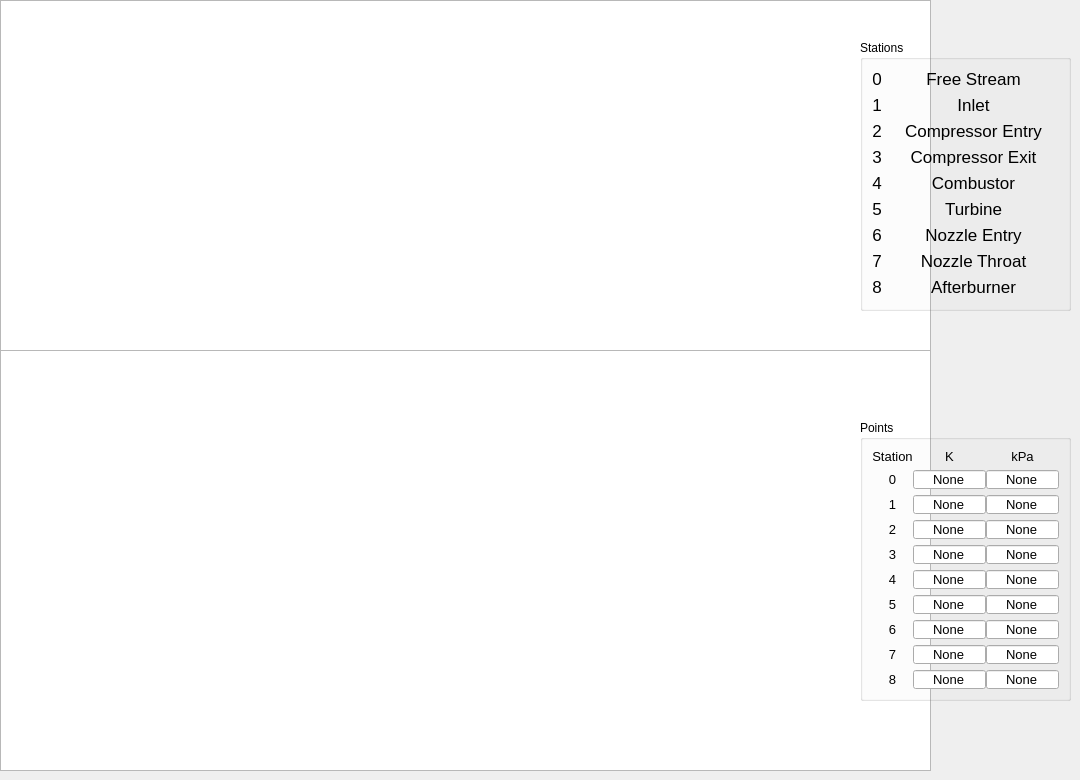
   <widget class="QWidget" name="tab_4">
    <attribute name="title">
     <string>T and P Plots</string>
    </attribute>
    <widget class="QGraphicsView" name="graphicsView">
     <property name="geometry">
      <rect>
       <x>0</x>
       <y>0</y>
       <width>931</width>
       <height>361</height>
      </rect>
     </property>
    </widget>
    <widget class="QGraphicsView" name="graphicsView_2">
     <property name="geometry">
      <rect>
       <x>0</x>
       <y>350</y>
       <width>931</width>
       <height>421</height>
      </rect>
     </property>
    </widget>
    <widget class="QGroupBox" name="groupBox_12">
     <property name="geometry">
      <rect>
       <x>860</x>
       <y>40</y>
       <width>211</width>
       <height>271</height>
      </rect>
     </property>
     <property name="title">
      <string>Stations</string>
     </property>
     <layout class="QFormLayout" name="formLayout">
      <property name="horizontalSpacing">
       <number>6</number>
      </property>
      <item row="0" column="0">
       <widget class="QLabel" name="label_79">
        <property name="font">
         <font>
          <pointsize>13</pointsize>
         </font>
        </property>
        <property name="text">
         <string>0</string>
        </property>
        <property name="alignment">
         <set>Qt::AlignCenter</set>
        </property>
       </widget>
      </item>
      <item row="0" column="1">
       <widget class="QLabel" name="label_80">
        <property name="font">
         <font>
          <pointsize>13</pointsize>
         </font>
        </property>
        <property name="text">
         <string>Free Stream</string>
        </property>
        <property name="alignment">
         <set>Qt::AlignCenter</set>
        </property>
       </widget>
      </item>
      <item row="1" column="0">
       <widget class="QLabel" name="label_7">
        <property name="font">
         <font>
          <pointsize>13</pointsize>
         </font>
        </property>
        <property name="text">
         <string>1</string>
        </property>
        <property name="alignment">
         <set>Qt::AlignCenter</set>
        </property>
       </widget>
      </item>
      <item row="1" column="1">
       <widget class="QLabel" name="label_81">
        <property name="font">
         <font>
          <pointsize>13</pointsize>
         </font>
        </property>
        <property name="text">
         <string>Inlet</string>
        </property>
        <property name="alignment">
         <set>Qt::AlignCenter</set>
        </property>
       </widget>
      </item>
      <item row="2" column="0">
       <widget class="QLabel" name="label_57">
        <property name="font">
         <font>
          <pointsize>13</pointsize>
         </font>
        </property>
        <property name="text">
         <string>2</string>
        </property>
        <property name="alignment">
         <set>Qt::AlignCenter</set>
        </property>
       </widget>
      </item>
      <item row="2" column="1">
       <widget class="QLabel" name="label_48">
        <property name="font">
         <font>
          <pointsize>13</pointsize>
         </font>
        </property>
        <property name="text">
         <string>Compressor Entry</string>
        </property>
        <property name="alignment">
         <set>Qt::AlignCenter</set>
        </property>
       </widget>
      </item>
      <item row="3" column="0">
       <widget class="QLabel" name="label_49">
        <property name="font">
         <font>
          <pointsize>13</pointsize>
         </font>
        </property>
        <property name="text">
         <string>3</string>
        </property>
        <property name="alignment">
         <set>Qt::AlignCenter</set>
        </property>
       </widget>
      </item>
      <item row="3" column="1">
       <widget class="QLabel" name="label_58">
        <property name="font">
         <font>
          <pointsize>13</pointsize>
         </font>
        </property>
        <property name="text">
         <string>Compressor Exit</string>
        </property>
        <property name="alignment">
         <set>Qt::AlignCenter</set>
        </property>
       </widget>
      </item>
      <item row="4" column="0">
       <widget class="QLabel" name="label_51">
        <property name="font">
         <font>
          <pointsize>13</pointsize>
         </font>
        </property>
        <property name="text">
         <string>4</string>
        </property>
        <property name="alignment">
         <set>Qt::AlignCenter</set>
        </property>
       </widget>
      </item>
      <item row="4" column="1">
       <widget class="QLabel" name="label_50">
        <property name="font">
         <font>
          <pointsize>13</pointsize>
         </font>
        </property>
        <property name="text">
         <string>Combustor</string>
        </property>
        <property name="alignment">
         <set>Qt::AlignCenter</set>
        </property>
       </widget>
      </item>
      <item row="5" column="0">
       <widget class="QLabel" name="label_72">
        <property name="font">
         <font>
          <pointsize>13</pointsize>
         </font>
        </property>
        <property name="text">
         <string>5</string>
        </property>
        <property name="alignment">
         <set>Qt::AlignCenter</set>
        </property>
       </widget>
      </item>
      <item row="5" column="1">
       <widget class="QLabel" name="label_71">
        <property name="font">
         <font>
          <pointsize>13</pointsize>
         </font>
        </property>
        <property name="text">
         <string>Turbine</string>
        </property>
        <property name="alignment">
         <set>Qt::AlignCenter</set>
        </property>
       </widget>
      </item>
      <item row="6" column="0">
       <widget class="QLabel" name="label_73">
        <property name="font">
         <font>
          <pointsize>13</pointsize>
         </font>
        </property>
        <property name="text">
         <string>6</string>
        </property>
        <property name="alignment">
         <set>Qt::AlignCenter</set>
        </property>
       </widget>
      </item>
      <item row="6" column="1">
       <widget class="QLabel" name="label_74">
        <property name="font">
         <font>
          <pointsize>13</pointsize>
         </font>
        </property>
        <property name="text">
         <string>Nozzle Entry</string>
        </property>
        <property name="alignment">
         <set>Qt::AlignCenter</set>
        </property>
       </widget>
      </item>
      <item row="7" column="0">
       <widget class="QLabel" name="label_75">
        <property name="font">
         <font>
          <pointsize>13</pointsize>
         </font>
        </property>
        <property name="text">
         <string>7</string>
        </property>
        <property name="alignment">
         <set>Qt::AlignCenter</set>
        </property>
       </widget>
      </item>
      <item row="7" column="1">
       <widget class="QLabel" name="label_76">
        <property name="font">
         <font>
          <pointsize>13</pointsize>
         </font>
        </property>
        <property name="text">
         <string>Nozzle Throat</string>
        </property>
        <property name="alignment">
         <set>Qt::AlignCenter</set>
        </property>
       </widget>
      </item>
      <item row="8" column="0">
       <widget class="QLabel" name="label_77">
        <property name="font">
         <font>
          <pointsize>13</pointsize>
         </font>
        </property>
        <property name="text">
         <string>8</string>
        </property>
        <property name="alignment">
         <set>Qt::AlignCenter</set>
        </property>
       </widget>
      </item>
      <item row="8" column="1">
       <widget class="QLabel" name="label_78">
        <property name="font">
         <font>
          <pointsize>13</pointsize>
         </font>
        </property>
        <property name="text">
         <string>Afterburner</string>
        </property>
        <property name="alignment">
         <set>Qt::AlignCenter</set>
        </property>
       </widget>
      </item>
     </layout>
    </widget>
    <widget class="QGroupBox" name="groupBox_13">
     <property name="geometry">
      <rect>
       <x>860</x>
       <y>420</y>
       <width>211</width>
       <height>281</height>
      </rect>
     </property>
     <property name="title">
      <string>Points</string>
     </property>
     <layout class="QGridLayout" name="gridLayout_11">
      <property name="horizontalSpacing">
       <number>0</number>
      </property>
      <item row="8" column="2">
       <widget class="QLineEdit" name="plotpointEdit_17">
        <property name="enabled">
         <bool>true</bool>
        </property>
        <property name="font">
         <font>
          <pointsize>10</pointsize>
         </font>
        </property>
        <property name="text">
         <string>None</string>
        </property>
        <property name="alignment">
         <set>Qt::AlignCenter</set>
        </property>
       </widget>
      </item>
      <item row="6" column="0">
       <widget class="QLabel" name="label_85">
        <property name="font">
         <font>
          <pointsize>10</pointsize>
         </font>
        </property>
        <property name="text">
         <string>5</string>
        </property>
        <property name="alignment">
         <set>Qt::AlignCenter</set>
        </property>
       </widget>
      </item>
      <item row="7" column="0">
       <widget class="QLabel" name="label_86">
        <property name="font">
         <font>
          <pointsize>10</pointsize>
         </font>
        </property>
        <property name="text">
         <string>6</string>
        </property>
        <property name="alignment">
         <set>Qt::AlignCenter</set>
        </property>
       </widget>
      </item>
      <item row="0" column="2">
       <widget class="QLabel" name="label_90">
        <property name="font">
         <font>
          <pointsize>10</pointsize>
         </font>
        </property>
        <property name="text">
         <string>kPa</string>
        </property>
        <property name="alignment">
         <set>Qt::AlignCenter</set>
        </property>
       </widget>
      </item>
      <item row="4" column="1">
       <widget class="QLineEdit" name="plotpointEdit_4">
        <property name="enabled">
         <bool>true</bool>
        </property>
        <property name="font">
         <font>
          <pointsize>10</pointsize>
         </font>
        </property>
        <property name="text">
         <string>None</string>
        </property>
        <property name="alignment">
         <set>Qt::AlignCenter</set>
        </property>
       </widget>
      </item>
      <item row="8" column="1">
       <widget class="QLineEdit" name="plotpointEdit_8">
        <property name="enabled">
         <bool>true</bool>
        </property>
        <property name="font">
         <font>
          <pointsize>10</pointsize>
         </font>
        </property>
        <property name="text">
         <string>None</string>
        </property>
        <property name="alignment">
         <set>Qt::AlignCenter</set>
        </property>
       </widget>
      </item>
      <item row="5" column="0">
       <widget class="QLabel" name="label_83">
        <property name="font">
         <font>
          <pointsize>10</pointsize>
         </font>
        </property>
        <property name="text">
         <string>4</string>
        </property>
        <property name="alignment">
         <set>Qt::AlignCenter</set>
        </property>
       </widget>
      </item>
      <item row="5" column="2">
       <widget class="QLineEdit" name="plotpointEdit_14">
        <property name="enabled">
         <bool>true</bool>
        </property>
        <property name="font">
         <font>
          <pointsize>10</pointsize>
         </font>
        </property>
        <property name="text">
         <string>None</string>
        </property>
        <property name="alignment">
         <set>Qt::AlignCenter</set>
        </property>
       </widget>
      </item>
      <item row="6" column="1">
       <widget class="QLineEdit" name="plotpointEdit_6">
        <property name="enabled">
         <bool>true</bool>
        </property>
        <property name="font">
         <font>
          <pointsize>10</pointsize>
         </font>
        </property>
        <property name="text">
         <string>None</string>
        </property>
        <property name="alignment">
         <set>Qt::AlignCenter</set>
        </property>
       </widget>
      </item>
      <item row="6" column="2">
       <widget class="QLineEdit" name="plotpointEdit_15">
        <property name="enabled">
         <bool>true</bool>
        </property>
        <property name="font">
         <font>
          <pointsize>10</pointsize>
         </font>
        </property>
        <property name="text">
         <string>None</string>
        </property>
        <property name="alignment">
         <set>Qt::AlignCenter</set>
        </property>
       </widget>
      </item>
      <item row="3" column="2">
       <widget class="QLineEdit" name="plotpointEdit_12">
        <property name="enabled">
         <bool>true</bool>
        </property>
        <property name="font">
         <font>
          <pointsize>10</pointsize>
         </font>
        </property>
        <property name="text">
         <string>None</string>
        </property>
        <property name="alignment">
         <set>Qt::AlignCenter</set>
        </property>
       </widget>
      </item>
      <item row="2" column="0">
       <widget class="QLabel" name="label_84">
        <property name="font">
         <font>
          <pointsize>10</pointsize>
         </font>
        </property>
        <property name="text">
         <string>1</string>
        </property>
        <property name="alignment">
         <set>Qt::AlignCenter</set>
        </property>
       </widget>
      </item>
      <item row="1" column="1">
       <widget class="QLineEdit" name="plotpointEdit_1">
        <property name="enabled">
         <bool>true</bool>
        </property>
        <property name="font">
         <font>
          <pointsize>10</pointsize>
         </font>
        </property>
        <property name="text">
         <string>None</string>
        </property>
        <property name="alignment">
         <set>Qt::AlignCenter</set>
        </property>
       </widget>
      </item>
      <item row="3" column="1">
       <widget class="QLineEdit" name="plotpointEdit_3">
        <property name="enabled">
         <bool>true</bool>
        </property>
        <property name="font">
         <font>
          <pointsize>10</pointsize>
         </font>
        </property>
        <property name="text">
         <string>None</string>
        </property>
        <property name="alignment">
         <set>Qt::AlignCenter</set>
        </property>
       </widget>
      </item>
      <item row="3" column="0">
       <widget class="QLabel" name="label_59">
        <property name="font">
         <font>
          <pointsize>10</pointsize>
         </font>
        </property>
        <property name="text">
         <string>2</string>
        </property>
        <property name="alignment">
         <set>Qt::AlignCenter</set>
        </property>
       </widget>
      </item>
      <item row="5" column="1">
       <widget class="QLineEdit" name="plotpointEdit_5">
        <property name="enabled">
         <bool>true</bool>
        </property>
        <property name="font">
         <font>
          <pointsize>10</pointsize>
         </font>
        </property>
        <property name="text">
         <string>None</string>
        </property>
        <property name="alignment">
         <set>Qt::AlignCenter</set>
        </property>
       </widget>
      </item>
      <item row="2" column="2">
       <widget class="QLineEdit" name="plotpointEdit_11">
        <property name="enabled">
         <bool>true</bool>
        </property>
        <property name="font">
         <font>
          <pointsize>10</pointsize>
         </font>
        </property>
        <property name="text">
         <string>None</string>
        </property>
        <property name="alignment">
         <set>Qt::AlignCenter</set>
        </property>
       </widget>
      </item>
      <item row="7" column="2">
       <widget class="QLineEdit" name="plotpointEdit_16">
        <property name="enabled">
         <bool>true</bool>
        </property>
        <property name="font">
         <font>
          <pointsize>10</pointsize>
         </font>
        </property>
        <property name="text">
         <string>None</string>
        </property>
        <property name="alignment">
         <set>Qt::AlignCenter</set>
        </property>
       </widget>
      </item>
      <item row="0" column="0">
       <widget class="QLabel" name="label_91">
        <property name="font">
         <font>
          <pointsize>10</pointsize>
         </font>
        </property>
        <property name="text">
         <string>Station</string>
        </property>
        <property name="alignment">
         <set>Qt::AlignCenter</set>
        </property>
       </widget>
      </item>
      <item row="2" column="1">
       <widget class="QLineEdit" name="plotpointEdit_2">
        <property name="enabled">
         <bool>true</bool>
        </property>
        <property name="font">
         <font>
          <pointsize>10</pointsize>
         </font>
        </property>
        <property name="text">
         <string>None</string>
        </property>
        <property name="alignment">
         <set>Qt::AlignCenter</set>
        </property>
       </widget>
      </item>
      <item row="4" column="0">
       <widget class="QLabel" name="label_61">
        <property name="font">
         <font>
          <pointsize>10</pointsize>
         </font>
        </property>
        <property name="text">
         <string>3</string>
        </property>
        <property name="alignment">
         <set>Qt::AlignCenter</set>
        </property>
       </widget>
      </item>
      <item row="1" column="0">
       <widget class="QLabel" name="label_16">
        <property name="font">
         <font>
          <pointsize>10</pointsize>
         </font>
        </property>
        <property name="text">
         <string>0</string>
        </property>
        <property name="alignment">
         <set>Qt::AlignCenter</set>
        </property>
       </widget>
      </item>
      <item row="8" column="0">
       <widget class="QLabel" name="label_87">
        <property name="font">
         <font>
          <pointsize>10</pointsize>
         </font>
        </property>
        <property name="text">
         <string>7</string>
        </property>
        <property name="alignment">
         <set>Qt::AlignCenter</set>
        </property>
       </widget>
      </item>
      <item row="0" column="1">
       <widget class="QLabel" name="label_88">
        <property name="font">
         <font>
          <pointsize>10</pointsize>
         </font>
        </property>
        <property name="text">
         <string>K</string>
        </property>
        <property name="alignment">
         <set>Qt::AlignCenter</set>
        </property>
       </widget>
      </item>
      <item row="7" column="1">
       <widget class="QLineEdit" name="plotpointEdit_7">
        <property name="enabled">
         <bool>true</bool>
        </property>
        <property name="font">
         <font>
          <pointsize>10</pointsize>
         </font>
        </property>
        <property name="text">
         <string>None</string>
        </property>
        <property name="alignment">
         <set>Qt::AlignCenter</set>
        </property>
       </widget>
      </item>
      <item row="1" column="2">
       <widget class="QLineEdit" name="plotpointEdit_10">
        <property name="enabled">
         <bool>true</bool>
        </property>
        <property name="font">
         <font>
          <pointsize>10</pointsize>
         </font>
        </property>
        <property name="text">
         <string>None</string>
        </property>
        <property name="alignment">
         <set>Qt::AlignCenter</set>
        </property>
       </widget>
      </item>
      <item row="4" column="2">
       <widget class="QLineEdit" name="plotpointEdit_13">
        <property name="enabled">
         <bool>true</bool>
        </property>
        <property name="font">
         <font>
          <pointsize>10</pointsize>
         </font>
        </property>
        <property name="text">
         <string>None</string>
        </property>
        <property name="alignment">
         <set>Qt::AlignCenter</set>
        </property>
       </widget>
      </item>
      <item row="9" column="0">
       <widget class="QLabel" name="label_89">
        <property name="font">
         <font>
          <pointsize>10</pointsize>
         </font>
        </property>
        <property name="text">
         <string>8</string>
        </property>
        <property name="alignment">
         <set>Qt::AlignCenter</set>
        </property>
       </widget>
      </item>
      <item row="9" column="1">
       <widget class="QLineEdit" name="plotpointEdit_9">
        <property name="enabled">
         <bool>true</bool>
        </property>
        <property name="font">
         <font>
          <pointsize>10</pointsize>
         </font>
        </property>
        <property name="text">
         <string>None</string>
        </property>
        <property name="alignment">
         <set>Qt::AlignCenter</set>
        </property>
       </widget>
      </item>
      <item row="9" column="2">
       <widget class="QLineEdit" name="plotpointEdit_18">
        <property name="enabled">
         <bool>true</bool>
        </property>
        <property name="font">
         <font>
          <pointsize>10</pointsize>
         </font>
        </property>
        <property name="text">
         <string>None</string>
        </property>
        <property name="alignment">
         <set>Qt::AlignCenter</set>
        </property>
       </widget>
      </item>
     </layout>
    </widget>
   </widget>
